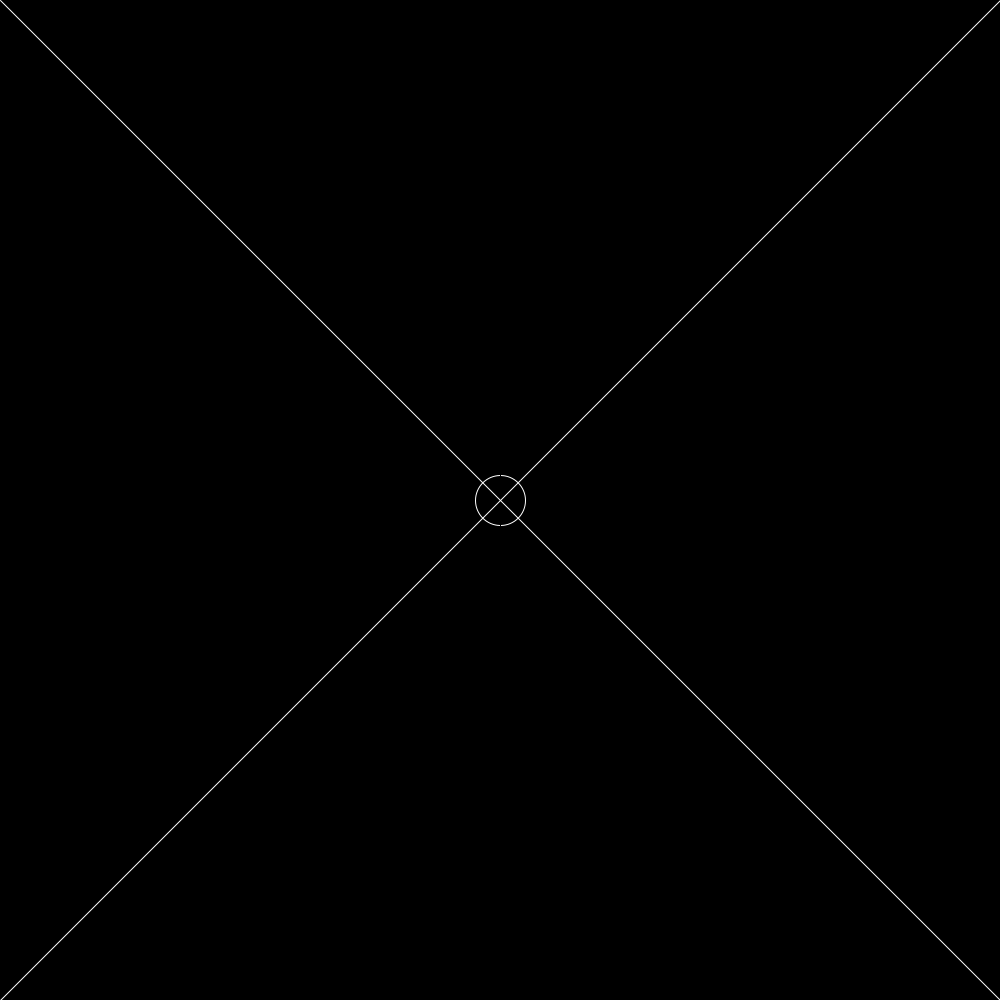
Frame 1 (no input)
Frame 60 (the mouse pressed at the canvas centre just before this capture): identical to frame 1, image omitted
Frame 120 (the mouse held since frame 60 and released just before this capture): identical to frame 1, image omitted

The Processing sketch that drew this single still picture (run headless with seeded random() and noise(); from frame 60 on, the mouse is pressed at the canvas centre):

// Processing sketch: processing_52253
// ── processing_52253.pde


int sx, sy, maxx, maxy, w; 
float density = 0.5; 
int zx=maxx/2;
int zy=maxy/2;
int[][] record;

void setup() 
{ 
    size(1000, 1000);
    frameRate(12);
    maxx = width;
    maxy = height;
    zx=maxx/2;
    zy=maxy/2;
    record = new int[2000][2000];
    background(0); 
    noFill();
   stroke(255,255,255);
   stroke(255,255,255);
   ellipse(zx, zy, 50, 50);
   line(0,0,maxx,maxy);
    line(maxx,0,0,maxy);
}

void draw() 
{ 
int s1,s2,s3,s4,s0;
int s5,s6,s7,s8,ss;
int p1,p2,p3,p4,p5,p6;
int p7,p8,p9,p10,p11,p12;
int p13,p14,p15,p16;

 
for (sx=5 ; sx < maxx-5; sx++)
{
  for (sy=5 ; sy < maxy-5; sy++)
  {
    s0=get(sx,sy); if (s0==-1){  s0=1;  } else { s0=0; }
    record[sx][sy] = s0 ;
  }
}
  
for (sx=5 ; sx < maxx-5; sx++)
  {
    for (sy=5 ; sy < maxy-5; sy++)
      {

s0=get(sx,sy); if (s0==-1){  s0=1;  } else { s0=0; }
record[sx][sy] = s0 ;

p1 = record[sx-2][sy-2]; 
p2 = record[sx - 1][sy-2];
p3 = record[sx][sy-2];
p4 = record[sx+1][sy-2]; 
p5 = record[sx+2][sy-2]; 

p6 = record[sx-2][sy-1];
p7 = record[sx+2][sy-1]; 

p8 = record[sx-2][sy];
p9 = record[sx+2][sy]; 

p10 = record[sx-2][sy+1];
p11 = record[sx+2][sy+1]; 

p12 = record[sx - 2][sy+2];
p13 = record[sx - 1][sy+2];
p14 = record[sx][sy+2]; 
p15 = record[sx+1][sy+2]; 
p16 = record[sx+2][sy+2]; 


s1 = record[sx - 1][sy - 1];
s2 = record[sx - 1][sy];
s3 = record[sx - 1][sy + 1];
s4 = record[sx][sy - 1];

s5=record[sx][sy+1];
s6=record[sx+1][sy+1]; 
s7=record[sx+1][sy]; 
s8=record[sx+1][sy-1]; 

ss=s1+s2+s3+s4+s5+s6+s7+s8+p1+p2+p3+p4+p5+p6+p7+p8+p9+p10+p11+p12+p13+p14+p15+p16;

if ((s0 == 0) && ((ss == 3) || (ss==7) || (ss==4) || (ss==6)))

  {
    color white = color(255);
    set(sx, sy, white);
  }

if ((s0 == 1) && ((ss != 11) && (ss != 13) && (ss!=15) && (ss!=17) && (ss!=19)))

  {
    color black = color(0);
    set(sx, sy, black);
  }

}
} 
}
